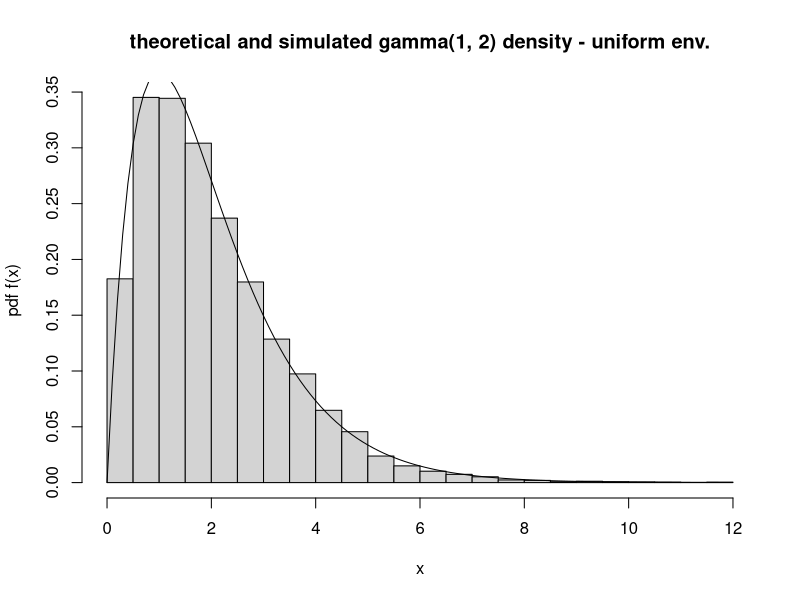
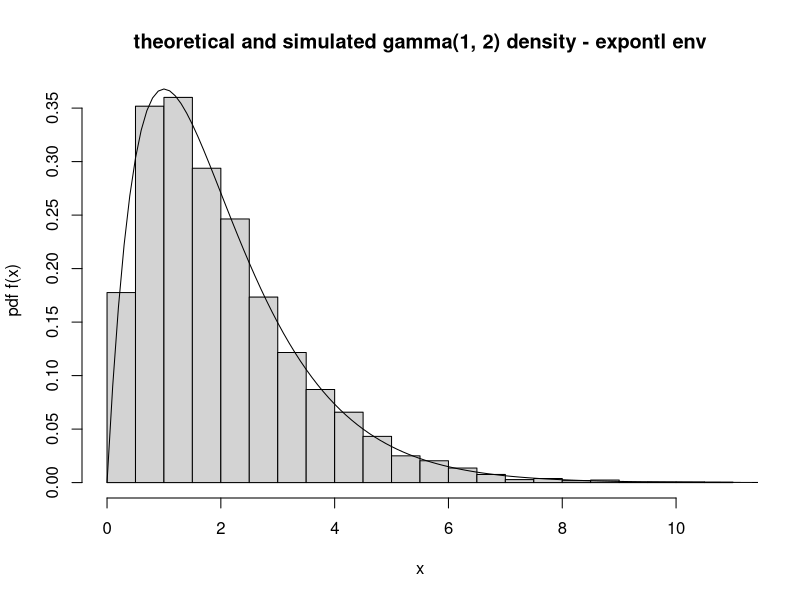
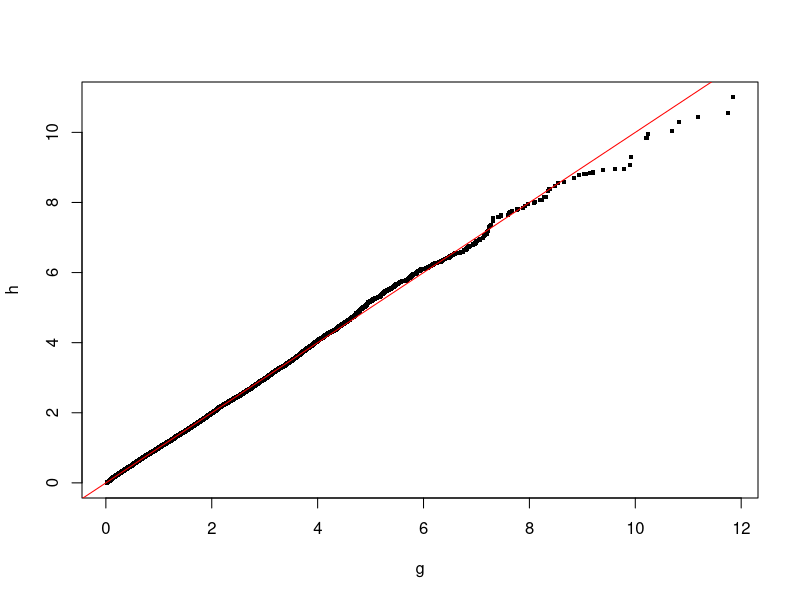

Reproduce these figures in R, in order.
## ---- chunk 1

# sim a gamma(lambda, m) rv using rejection with an exp envelope
gamma.sim <- function(lambda, m) {
  # assumes m > 1 and lambda > 0
  f <- function(x) lambda^m*x^(m-1)*exp(-lambda*x)/gamma(m)  # gamma density
  h <- function(x) lambda/m*exp(-lambda/m*x)   # exponential density
  k <- m^m*exp(1-m)/gamma(m)
  while (TRUE) {
    X <- -log(runif(1))*m/lambda  # generate X from an exponential distn using inversion method
    Y <- runif(1, 0, k*h(X))   # test it for rejection
    if (Y < f(X)) return(X)
  }
}

# sim a gamma(lambda, m) rv using rejection with a uniform envelope
gamma.sim.unif <- function(lambda, m) {
  # assumes m > 1 and lambda > 0
  f <- function(x) lambda^m*x^(m-1)*exp(-lambda*x)/gamma(m) # gamma density
  h <- function(x) 1  # uniform density
  k <- 1  # arbitrary constant
  while (TRUE) {
    X <- runif(1,0,15)   # generate x from uniform density
    Y <- runif(1, 0, k*h(X))  # test it for rejection
    if (Y < f(X)) return(X)
  }
}
## ---- chunk 2
# Now run the simulations
set.seed(1998)
n <- 10000
g <- rep(0, n)
h <- rep(0, n)
## ---- chunk 3
ptm <- proc.time()[3]
for (i in 1:n) g[i] <- gamma.sim.unif(1, 2)
cat("\nTime taken to generate samples using uniform envelope: ",proc.time()[3]-ptm," seconds")
hist(g, breaks=20, freq=F, xlab="x", ylab="pdf f(x)",
  main="theoretical and simulated gamma(1, 2) density - uniform env.")
x <- seq(0, max(g), .1)
lines(x, dgamma(x, 2, 1))
## ---- chunk 4
ptm <- proc.time()[3]
for (i in 1:n) h[i] <- gamma.sim(1, 2)
cat("\nTime taken to generate samples using exponential envelope: ",proc.time()[3]-ptm," seconds")
hist(h, breaks=20, freq=F, xlab="x", ylab="pdf f(x)",
     main="theoretical and simulated gamma(1, 2) density - expontl env")
x <- seq(0, max(g), .1)
lines(x, dgamma(x, 2, 1))
## ---- chunk 5
qqplot(g,h,pch='.',cex=4)
abline(0,1,col='red')
